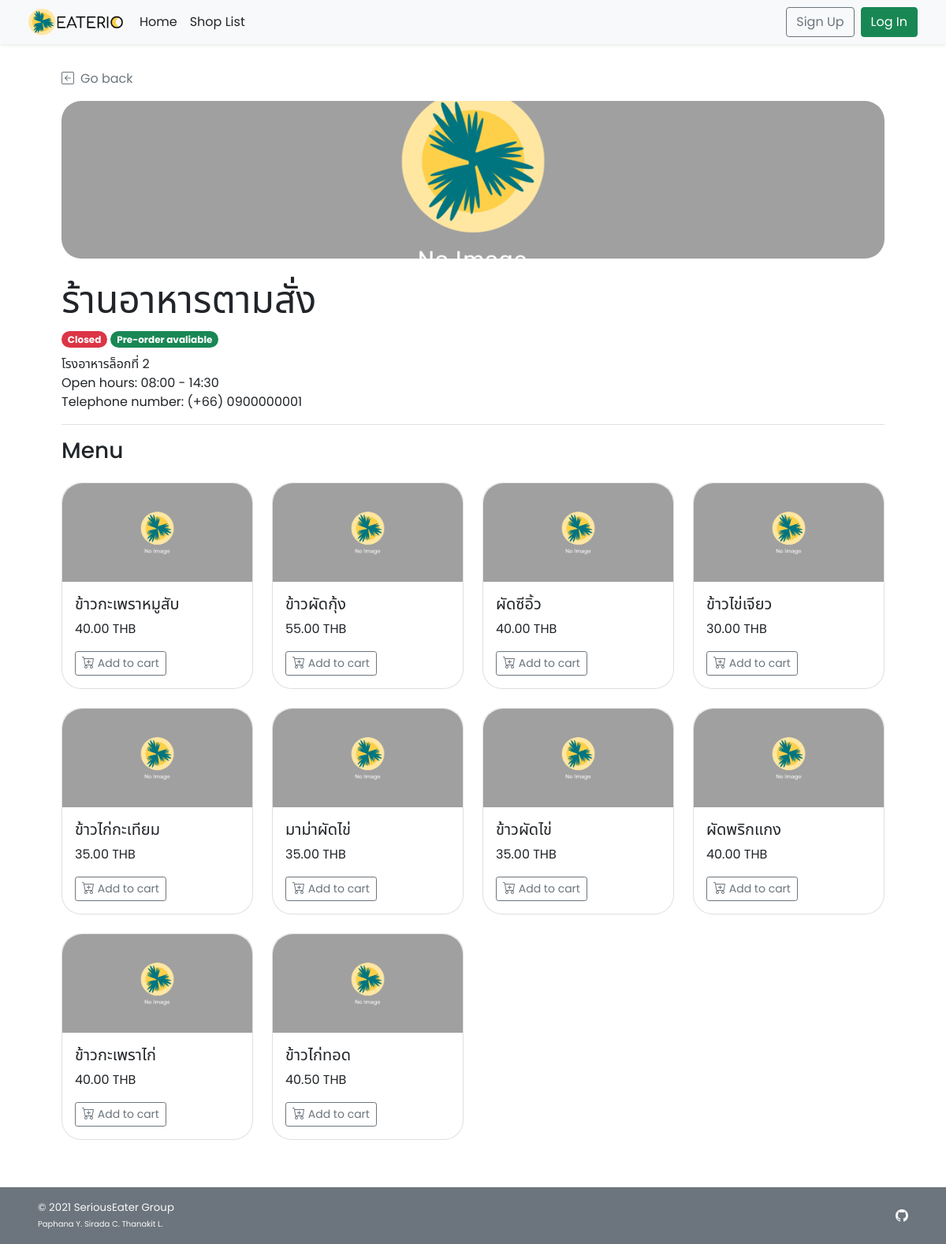
The page /shop_menu.php?s_id=1 on the database as committed earlier.
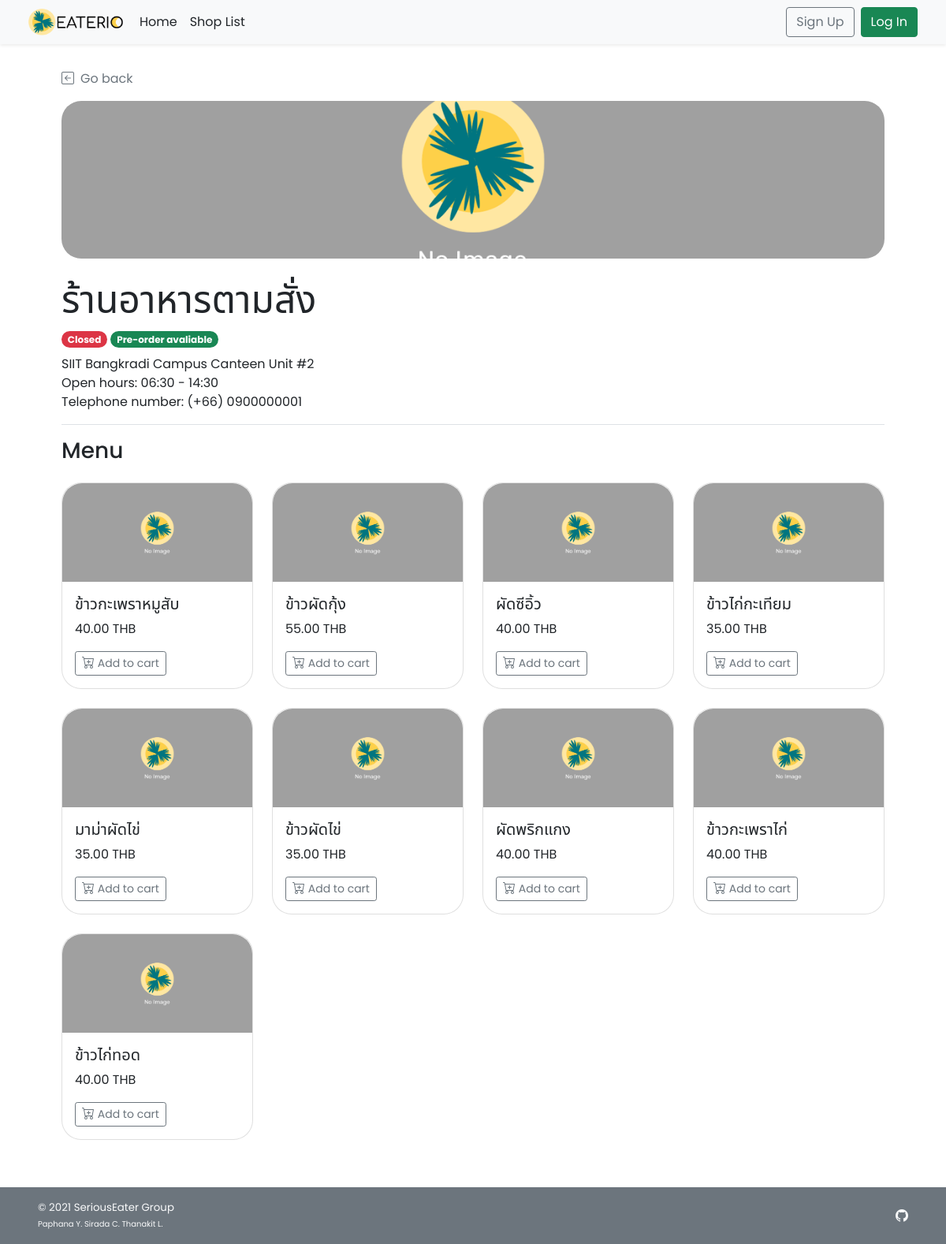
The same page on the database as committed later.
### tables this page shows
CREATE TABLE `shop` (
  `s_id` int(11) NOT NULL,
  `s_username` varchar(45) NOT NULL,
  `s_pwd` varchar(45) NOT NULL,
  `s_name` varchar(100) NOT NULL,
  `s_location` varchar(100) NOT NULL,
  `s_openhour` time NOT NULL,
  `s_closehour` time NOT NULL,
  `s_status` tinyint(4) NOT NULL DEFAULT 1 COMMENT 'Shop ready for taking an order or not (True for open, False for close)',
  `s_preorderStatus` tinyint(4) NOT NULL DEFAULT 1 COMMENT 'Shop is ready for tomorrow pre-order or not',
  `s_email` varchar(100) NOT NULL,
  `s_phoneno` varchar(45) NOT NULL,
  `s_pic` text DEFAULT NULL
);

CREATE TABLE `food` (
  `f_id` int(11) NOT NULL,
  `s_id` int(11) NOT NULL,
  `f_name` varchar(100) NOT NULL,
  `f_price` decimal(6,2) NOT NULL,
  `f_todayavail` tinyint(4) NOT NULL DEFAULT 1 COMMENT 'Food is available to order or not',
  `f_preorderavail` tinyint(4) NOT NULL DEFAULT 1,
  `f_pic` text DEFAULT NULL
);

### shop_menu.php (the view, shortened to what this page needs)
<!DOCTYPE html>
<html lang="en">
<head>
    <?php
        include("conn_db.php");
        include('head.php');
    ?>
    <link href="css/main.css" rel="stylesheet">
    <link href="css/menu.css" rel="stylesheet">
</head>
<body class="d-flex flex-column h-100">
    <?php include('nav_header.php')?>
    <?php
        $s_id = $_GET["s_id"];
        $query = "SELECT s_name,s_location,s_openhour,s_closehour,s_status,s_preorderstatus,s_phoneno,s_pic
        FROM shop WHERE s_id = {$s_id} LIMIT 0,1";
        $result = $mysqli -> query($query);
        $shop_row = $result -> fetch_array();
    ?>
    <div class="container px-5 py-4" id="shop-body">
        <a class="nav nav-item text-decoration-none text-muted mb-3" href="#" onclick="history.back();">
            <i class="bi bi-arrow-left-square me-2"></i>Go back
        </a>
        <div class="mb-3 text-wrap" id="shop-header">
            <div class="rounded-25 mb-4" id="shop-img" style="
                    background: url(
                        <?php
                            if(is_null($shop_row["s_pic"])){echo "'img/default.png'";}
                            else{echo "'img/{$shop_row['s_pic']}'";}
                        ?>
                    ) center; height: 200px;
                    background-size: cover; background-repeat: no-repeat;
                    background-position: center;">
            </div>
            <h1 class="display-5 strong"><?php echo $shop_row["s_name"];?></h1>
            <ul class="list-unstyled">
                <li class="my-2">
                    <?php
                        $now = date('H:i:s');
                        if((($now < $shop_row["s_openhour"])||($now > $shop_row["s_closehour"]))||($shop_row["s_status"]==0)){
                    ?>
                    <span class="badge rounded-pill bg-danger">Closed</span>
                    <?php }else{ ?>
                    <span class="badge rounded-pill bg-success">Open</span>
                    <?php }
                        if($shop_row["s_preorderstatus"]==1){
                    ?>
                    <span class="badge rounded-pill bg-success">Pre-order avaliable</span>
                    <?php }else{ ?>
                    <span class="badge rounded-pill bg-danger">Pre-order Unavaliable</span>
                    <?php } ?>
                </li>
                <li class=""><?php echo $shop_row["s_location"];?></li>
                <li class="">Open hours:
                    <?php
                        $open = explode(":",$shop_row["s_openhour"]);
                        $close = explode(":",$shop_row["s_closehour"]);
                        echo $open[0].":".$open[1]." - ".$close[0].":".$close[1];
                    ?>
                </li>
                <li class="">Telephone number: <?php echo "(+66) ".$shop_row["s_phoneno"];?></li>
            </ul>
        </div>
        <h3 class="border-top py-3 mt-2">Menu</h3>
        <div class="row row-cols-1 row-cols-md-2 row-cols-lg-4 align-items-stretch mb-1">
        <?php
            $query = "SELECT * FROM food WHERE s_id = {$s_id} AND NOT(f_todayavail  = 0 AND f_preorderavail = 0)";
            $result = $mysqli -> query($query);
            if($result ->num_rows > 0){
                while($food_row = $result->fetch_array()){
        ?>
            <div class="col">
                <div class="card rounded-25 mb-4">
                    <a href="food_item.php?<?php echo "s_id=".$food_row["s_id"]."&f_id=".$food_row["f_id"]?>" class="text-decoration-none text-dark">
                        <div class="card-img-top">
                            <img
                                <?php
                                if(is_null($food_row["f_pic"])){echo "src='img/default.png'";}
                                else{echo "src=\"img/{$food_row['f_pic']}\"";}
                                ?>
                                style="width:100%; height:125px; object-fit:cover;"
                                class="img-fluid" alt="<?php echo $food_row["f_name"]?>">
                        </div>
                        <div class="card-body">
                            <h5 class="card-title fs-5"><?php echo $food_row["f_name"]?></h5>
                            <p class="card-text"><?php echo $food_row["f_price"]?> THB</p>
                            <a href="food_item.php?<?php echo "s_id=".$food_row["s_id"]."&f_id=".$food_row["f_id"]?>" class="btn btn-sm mt-3 btn-outline-secondary">
                                 Add to cart
                            </a>
                        </div>
                    </a>
                </div>
            </div>
            <?php
                    }
                }
            ?>
        </div>
    </div>
    <footer
        class="footer d-flex flex-wrap justify-content-between align-items-center px-5 py-3 mt-2 bg-secondary text-light">
        <span class="smaller-font">&copy; 2021 SeriousEater Group<br /><span class="xsmall-font">Paphana Y. Sirada C.
                Thanakit L.</span></span>
        <ul class="nav justify-content-end list-unstyled d-flex">
            <li class="ms-3"><a class="text-light" target="_blank" href="https://github.com/waterthatfrozen/EATERIO"><i
                        class="bi bi-github"></i></a></li>
        </ul>
    </footer>
</body>
</html>

### head.php (shortened to what this page needs)
<link href="https://cdn.jsdelivr.net/npm/bootstrap@5.1.2/dist/css/bootstrap.min.css" rel="stylesheet"
>
<link rel="stylesheet" href="https://cdn.jsdelivr.net/npm/bootstrap-icons@1.5.0/font/bootstrap-icons.css">

### nav_header.php (shortened to what this page needs)
<header class="navbar navbar-expand-md navbar-light fixed-top bg-light shadow-sm mb-auto">
    <div class="container-fluid mx-4">
        <a href="index.php">
            <img src="img/LOGO_BLACK.png" width="125" class="me-2" alt="EATERIO Logo">
        </a>
        <div class="navbar-collapse collapse" id="navbarCollapse">
            <ul class="navbar-nav me-auto mb-2 mb-md-0">
                <li class="nav-item">
                    <a class="nav-link px-2 text-dark" href="index.php">Home</a>
                </li>
                <li class="nav-item">
                    <a href="shop_list.php" class="nav-link px-2 text-dark">Shop List</a>
                </li>
            </ul>
            <div class="d-flex">
                <?php if(!isset($_SESSION['cid'])){ ?>
                <a class="btn btn-outline-secondary me-2" href="cust_regist.php">Sign Up</a>
                <a class="btn btn-success" href="cust_login.php">Log In</a>
                <?php } ?>
            </div>
        </div>
    </div>
</header>

### css/main.css (style rules this page uses)
body { height: 100%; padding-top: 4rem; margin-bottom: -50px; font-family: 'Poppins', 'Noto Sans Thai', sans-serif; }
a { cursor: pointer; }
.bi { vertical-align: -.125em; fill: currentColor; }
.smaller-font { font-size: smaller; }
.xsmall-font { font-size: x-small; }
.rounded-25 { border-radius: 25px; }

### css/menu.css (style rules this page uses)
html, body { height: 100%; }
.card img { width: 100%; border-radius: 25px 25px 0px 0px; }

### head.php (style rules this page uses)
body { font-family: 'Noto Sans Thai', sans-serif; font-family: 'Poppins', sans-serif; }

Rows that differ between the two databases and show on the page:
no longer on this page (row edited): food: f_name "ข้าวไข่เจียว", f_price "30.00"
changed shop "ร้านอาหารตามสั่ง": s_location "โรงอาหารล็อกที่ 2" → "SIIT Bangkradi Campus Canteen Unit #2"; s_openhour "08" → "06"; s_openhour "00" → "30"
changed food "ข้าวไก่ทอด": f_price "40.50" → "40.00"
